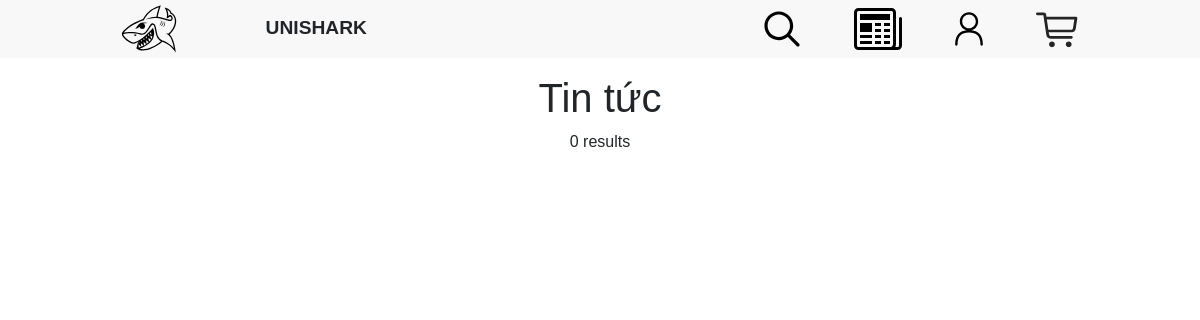
The app's page /news/index.php, older data.
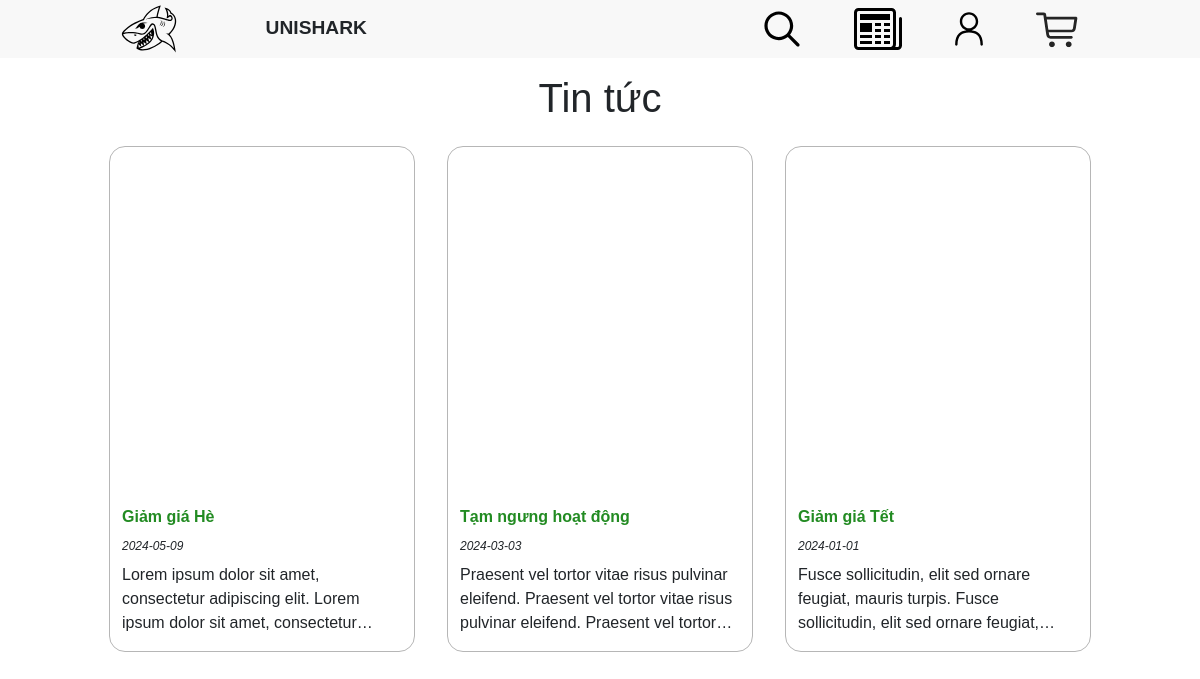
The same page, newer data.
### tables this page shows
CREATE TABLE `news` (
  `id` INT AUTO_INCREMENT PRIMARY KEY,
  `title` VARCHAR(255) NOT NULL,
  `detail` TEXT,
  `date` DATE NOT NULL,
  `primary_image` TEXT NOT NULL
);

### src/news/index.php (the view, shortened to what this page needs)
<!DOCTYPE html>
<html lang="en">
<header>
    <?php include "../utils/header.php" ?>
</header>
<head>
    <link rel="stylesheet" href="https://cdn.jsdelivr.net/npm/bootstrap@5.0.2/dist/css/bootstrap.min.css">
    <link rel="stylesheet" href="https://cdn.jsdelivr.net/npm/bootstrap-icons@1.5.0/font/bootstrap-icons.css">
    <link rel="stylesheet" href="https://cdn.jsdelivr.net/npm/bootstrap-icons@1.11.3/font/bootstrap-icons.min.css">
    <link rel="stylesheet" href="news-style.css">
</head>
<body>
    <h1 class="mt-3">Tin tức</h1>
    <div class="row d-flex justify-content-center">
        <?php
            $servername = "localhost";
            $username = "root";
            $password = "";
            $dbname = "btl";
            $conn = new mysqli($servername, $username, $password, $dbname);
            $sql = "
                SELECT * FROM news ORDER BY date DESC
            ";
            $result = $conn->query($sql);
            if ($result->num_rows > 0) {
                while($row = $result->fetch_assoc()) {
        ?>
            <div class="col-3 justify-content-center main-box" onclick="toggleBrief(this)">
                <div class="frame">
                </div>
                <div class="mt-2" id="title">
                    <?php echo $row['title']; ?>
                </div>
                <div class="mt-2 mb-2" id="day">
                    <?php echo $row['date']; ?>
                </div>
                <div class="mb-3" id="brief" style="white-space: normal; overflow: hidden; display: -webkit-box; -webkit-line-clamp: 3; -webkit-box-orient: vertical;">
                    <?php echo $row['detail']; ?>
                </div>
            </div>
        <?php
            }
        } else {
            echo "0 results";
        }
        ?>
    </div>
</body>
</html>

Row changes from the older to the newer data that the page shows:
added news: title "Giảm giá Hè", date "2024-05-09", detail "Lorem ipsum dolor sit amet, consectetur adipiscing elit. Lorem ipsum dolor sit amet,…"
added news: title "Tạm ngưng hoạt động", date "2024-03-03", detail "Praesent vel tortor vitae risus pulvinar eleifend. Praesent vel tortor vitae risus pulvinar eleifend. Praesent vel…"
added news: title "Giảm giá Tết", date "2024-01-01", detail "Fusce sollicitudin, elit sed ornare feugiat, mauris turpis. Fusce sollicitudin, elit sed ornare…"
Text that changed along with them:
text no longer shown: "0 results"
